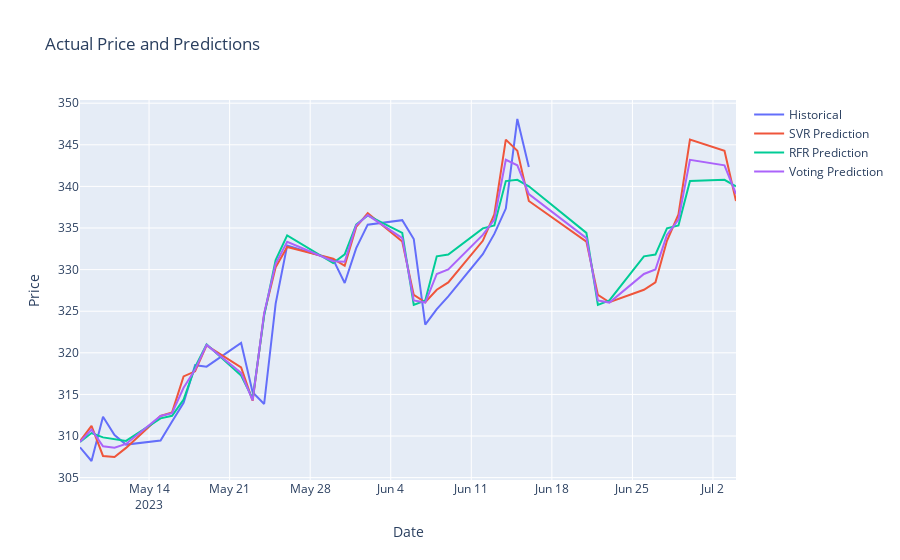

This figure's notebook cell:
### Code cell
import plotly.graph_objects as go

# Create traces
trace_actual = go.Scatter(
    x=df_combined2.index,
    y=df_combined2['Close'],
    mode='lines',
    name='Historical'
)

trace_svr = go.Scatter(
    x=df_combined2.index,
    y=df_combined2['SVR Prediction'],
    mode='lines',
    name='SVR Prediction'
)

trace_rfr = go.Scatter(
    x=df_combined2.index,
    y=df_combined2['RFR Prediction'],
    mode='lines',
    name='RFR Prediction'
)

trace_voting = go.Scatter(
    x=df_combined2.index,
    y=df_combined2['Voting Prediction'],
    mode='lines',
    name='Voting Prediction'
)

data = [trace_actual, trace_svr, trace_rfr, trace_voting]

# Create layout
layout = go.Layout(
    title='Actual Price and Predictions',
    xaxis=dict(title='Date'),
    yaxis=dict(title='Price'),
    showlegend=True
)

# Create figure
fig = go.Figure(data=data, layout=layout)

# Show the figure
fig.show()
